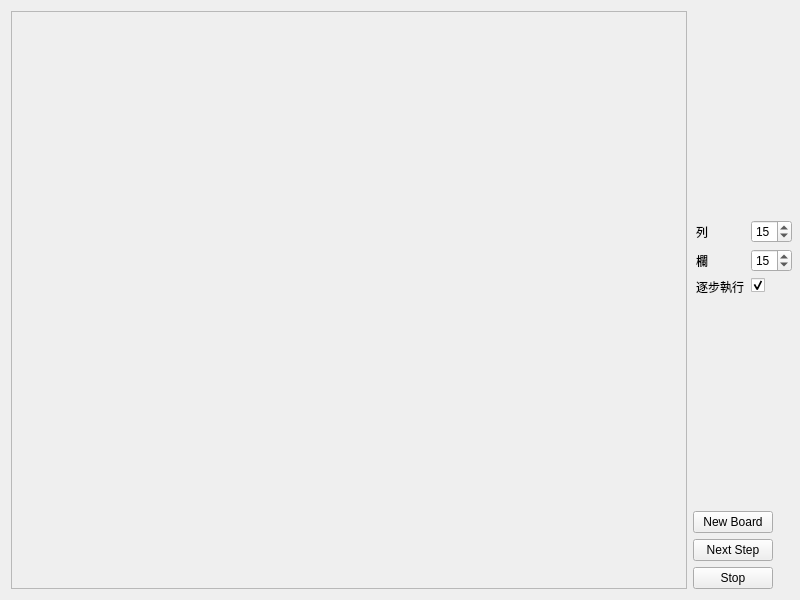
<?xml version="1.0" encoding="UTF-8"?>
<ui version="4.0">
 <class>Widget</class>
 <widget class="QWidget" name="Widget">
  <property name="geometry">
   <rect>
    <x>0</x>
    <y>0</y>
    <width>800</width>
    <height>600</height>
   </rect>
  </property>
  <property name="windowTitle">
   <string>Widget</string>
  </property>
  <layout class="QHBoxLayout" name="horizontalLayout">
   <item>
    <widget class="QScrollArea" name="scrollArea">
     <property name="widgetResizable">
      <bool>true</bool>
     </property>
     <widget class="QWidget" name="scrollAreaWidgetContents">
      <property name="geometry">
       <rect>
        <x>0</x>
        <y>0</y>
        <width>648</width>
        <height>576</height>
       </rect>
      </property>
      <layout class="QHBoxLayout" name="horizontalLayout_2">
       <item>
        <widget class="QWidget" name="board" native="true">
         <property name="sizePolicy">
          <sizepolicy hsizetype="Minimum" vsizetype="Preferred">
           <horstretch>0</horstretch>
           <verstretch>0</verstretch>
          </sizepolicy>
         </property>
        </widget>
       </item>
      </layout>
     </widget>
    </widget>
   </item>
   <item>
    <layout class="QVBoxLayout" name="verticalLayout">
     <item>
      <layout class="QFormLayout" name="formLayout">
       <property name="fieldGrowthPolicy">
        <enum>QFormLayout::FieldsStayAtSizeHint</enum>
       </property>
       <property name="labelAlignment">
        <set>Qt::AlignLeading|Qt::AlignLeft|Qt::AlignVCenter</set>
       </property>
       <property name="formAlignment">
        <set>Qt::AlignCenter</set>
       </property>
       <property name="horizontalSpacing">
        <number>7</number>
       </property>
       <item row="0" column="0">
        <widget class="QLabel" name="row">
         <property name="text">
          <string>列</string>
         </property>
        </widget>
       </item>
       <item row="0" column="1">
        <widget class="QSpinBox" name="rowSpin">
         <property name="minimum">
          <number>2</number>
         </property>
         <property name="value">
          <number>15</number>
         </property>
        </widget>
       </item>
       <item row="1" column="0">
        <widget class="QLabel" name="col">
         <property name="text">
          <string>欄</string>
         </property>
        </widget>
       </item>
       <item row="1" column="1">
        <widget class="QSpinBox" name="colSpin">
         <property name="minimum">
          <number>2</number>
         </property>
         <property name="value">
          <number>15</number>
         </property>
        </widget>
       </item>
       <item row="2" column="0">
        <widget class="QLabel" name="singleStep">
         <property name="text">
          <string>逐步執行</string>
         </property>
        </widget>
       </item>
       <item row="2" column="1">
        <widget class="QCheckBox" name="singleStepBox">
         <property name="checked">
          <bool>true</bool>
         </property>
        </widget>
       </item>
      </layout>
     </item>
     <item>
      <widget class="QPushButton" name="newBoardBut">
       <property name="sizePolicy">
        <sizepolicy hsizetype="Fixed" vsizetype="Fixed">
         <horstretch>0</horstretch>
         <verstretch>0</verstretch>
        </sizepolicy>
       </property>
       <property name="text">
        <string>New Board</string>
       </property>
      </widget>
     </item>
     <item>
      <widget class="QPushButton" name="nextStepBut">
       <property name="sizePolicy">
        <sizepolicy hsizetype="Fixed" vsizetype="Fixed">
         <horstretch>0</horstretch>
         <verstretch>0</verstretch>
        </sizepolicy>
       </property>
       <property name="text">
        <string>Next Step</string>
       </property>
      </widget>
     </item>
     <item>
      <widget class="QPushButton" name="stopBut">
       <property name="sizePolicy">
        <sizepolicy hsizetype="Fixed" vsizetype="Fixed">
         <horstretch>0</horstretch>
         <verstretch>0</verstretch>
        </sizepolicy>
       </property>
       <property name="text">
        <string>Stop</string>
       </property>
      </widget>
     </item>
    </layout>
   </item>
  </layout>
 </widget>
 <resources/>
 <connections/>
</ui>
